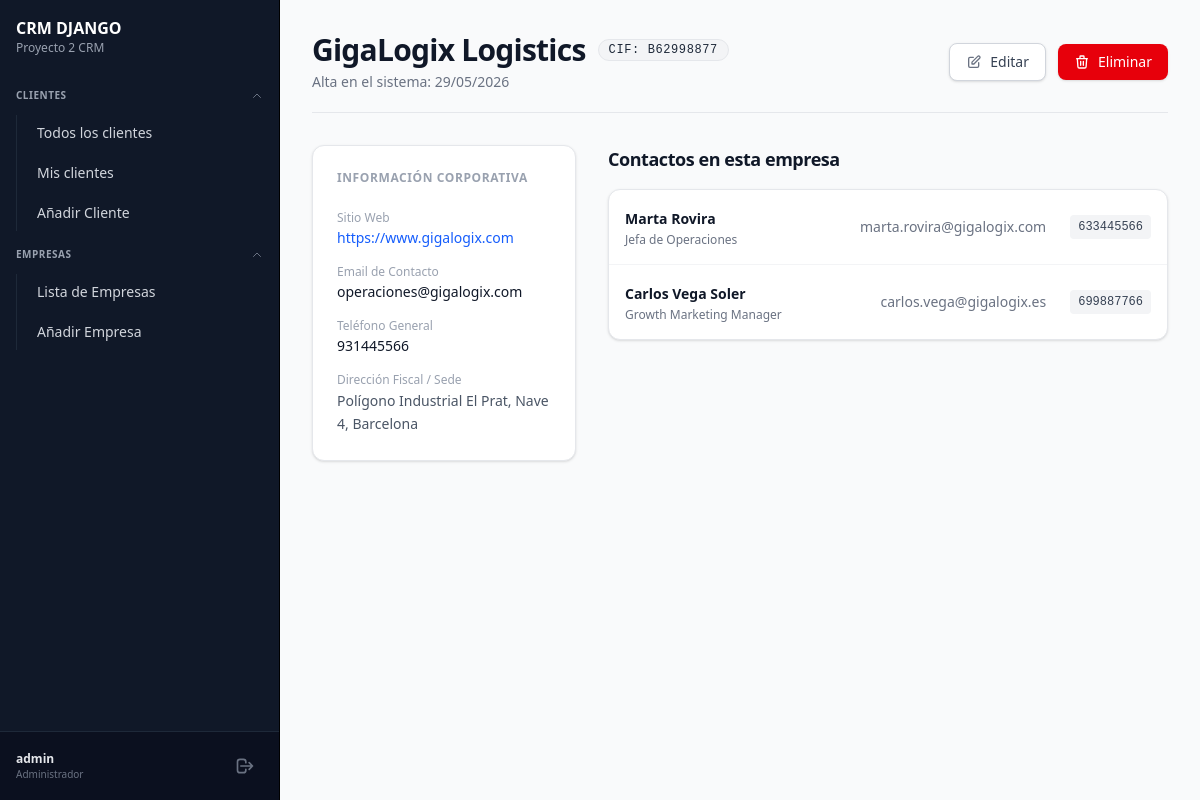
The page /empresas/detalle/3 (signed in) on the database its author committed.
### crm/models/company_model.py (models this page shows, shortened)
class Company(models.Model):
    name = models.CharField(max_length=100, verbose_name='Nombre de la Empresa')
    email = models.EmailField(verbose_name='Email')
    phone = models.CharField(max_length=20, verbose_name='Teléfono')
    address = models.CharField(max_length=200, verbose_name='Dirección')
    website = models.URLField(verbose_name='Sitio Web')
    created_at = models.DateTimeField(auto_now_add=True, verbose_name='Fecha de Creación')
    cif = models.CharField(max_length=20, unique=True, verbose_name='CIF')
    class Meta:
        verbose_name = 'Empresa'
        verbose_name_plural = 'Empresas'

### crm/models/client_model.py (models this page shows, shortened)
class Client(models.Model):
    company = models.ForeignKey('Company', on_delete=models.CASCADE, related_name='clients', verbose_name='Empresa')
    commercial = models.ForeignKey(User, on_delete=models.SET_NULL, null=True, related_name='clients', verbose_name='Comercial')
    first_name = models.CharField(max_length=100, verbose_name='Nombre')
    last_name = models.CharField(max_length=100, verbose_name='Apellido')
    email = models.EmailField(verbose_name='Email')
    phone = models.CharField(max_length=20, verbose_name='Teléfono')
    position = models.CharField(max_length=200, blank=True, verbose_name='Cargo')
    created_at = models.DateTimeField(auto_now_add=True, verbose_name='Fecha de Creación')
    updated_at = models.DateTimeField(auto_now=True, verbose_name='Fecha de Actualización')
    class Meta:
        verbose_name = 'Cliente'
        verbose_name_plural = 'Clientes'

### crm/views/company_views.py (the view)
# urls.py: path('empresas/detalle/<pk>', CompanyDetailView.as_view(), name='detalle-empresa'),
@method_decorator(login_required, name='dispatch')
class CompanyDetailView(DetailView):
    model = Company
    template_name = 'companies/company_detail.html'
    context_object_name = 'company'

### crm_django/templates/companies/company_detail.html (shortened to what this page needs)
{% extends "general/layout.html" %}
{% block page_content %}
<div class="max-w-6xl mx-auto space-y-8">
    <div class="flex flex-col md:flex-row md:items-center md:justify-between border-b border-gray-200 pb-5 gap-4">
        <div>
            <div class="flex items-center gap-3">
                <h1 class="text-3xl font-bold text-gray-900 tracking-tight">
                    {{ company.name }}
                </h1>
                <span class="inline-flex items-center px-2.5 py-0.5 rounded-full text-xs font-medium bg-gray-100 text-gray-800 border border-gray-200 uppercase tracking-wider font-mono">
                    CIF: {{ company.cif }}
                </span>
            </div>
            <p class="text-sm text-gray-500 mt-1">Alta en el sistema: {{ company.created_at|date:"d/m/Y" }}</p>
        </div>
        <div class="flex items-center gap-3">
            <a href="{% url "editar-empresa" company.pk %}" class="inline-flex items-center justify-center px-4 py-2 text-sm font-medium text-gray-700 bg-white border border-gray-300 rounded-lg hover:bg-gray-50 transition-colors shadow-sm gap-2">
                Editar
            </a>
            <a href="{% url "eliminar-empresa" company.pk %}" class="inline-flex items-center justify-center px-4 py-2 text-sm font-medium text-white bg-red-600 rounded-lg hover:bg-red-700 transition-colors shadow-sm gap-2">
                Eliminar
            </a>
        </div>
    </div>
    <div class="grid grid-cols-1 lg:grid-cols-3 gap-8">
        <div class="lg:col-span-1 bg-white border border-gray-200 rounded-xl shadow-sm p-6 space-y-6 h-fit">
            <h3 class="text-xs font-semibold text-gray-400 uppercase tracking-wider">Información Corporativa</h3>
            <div class="space-y-4">
                <div>
                    <label class="block text-xs font-medium text-gray-400">Sitio Web</label>
                    <a href="{{ company.website }}" target="_blank" class="text-sm font-medium text-blue-600 hover:text-blue-700 hover:underline block mt-0.5 break-all">
                        {{ company.website }}
                    </a>
                </div>
                <div>
                    <label class="block text-xs font-medium text-gray-400">Email de Contacto</label>
                    <span class="text-sm font-medium text-gray-900 block mt-0.5 break-all">{{ company.email }}</span>
                </div>
                <div>
                    <label class="block text-xs font-medium text-gray-400">Teléfono General</label>
                    <span class="text-sm font-medium text-gray-900 block mt-0.5">{{ company.phone }}</span>
                </div>
                <div>
                    <label class="block text-xs font-medium text-gray-400">Dirección Fiscal / Sede</label>
                    <span class="text-sm font-medium text-gray-600 block mt-0.5 leading-relaxed">{{ company.address }}</span>
                </div>
            </div>
        </div>
        <div class="lg:col-span-2 space-y-4">
            <h3 class="text-lg font-bold text-gray-900 tracking-tight mb-4">Contactos en esta empresa</h3>
            {% if company.clients.all %}
                <div class="bg-white border border-gray-200 rounded-xl shadow-sm overflow-hidden">
                    <ul class="divide-y divide-gray-100">
                        {% for client in company.clients.all %}
                            <li class="p-4 hover:bg-gray-50 transition-colors">
                                <div class="flex items-center justify-between gap-4">
                                    <div>
                                        <a href="{% url 'detalle-cliente' client.pk %}" class="text-sm font-bold text-gray-900 hover:text-blue-600 transition-colors">
                                            {{ client.first_name }} {{ client.last_name }}
                                        </a>
                                        <p class="text-xs text-gray-500 mt-0.5">{{ client.position|default:"Sin cargo definido" }}</p>
                                    </div>
                                    <div class="flex items-center gap-6 text-sm text-gray-500">
                                        <span class="hidden sm:inline">{{ client.email }}</span>
                                        <span class="font-mono text-xs bg-gray-100 px-2 py-1 rounded text-gray-700">{{ client.phone|default:"—" }}</span>
                                    </div>
                                </div>
                            </li>
                        {% endfor %}
                    </ul>
                </div>
            {% endif %}
        </div>
    </div>
</div>
{% endblock %}

### crm_django/templates/_includes/_sidebar.html (shortened to what this page needs)
<aside class="w-[280px] h-screen bg-gray-900 border-r border-outline-variant flex flex-col flex-shrink-0">
    <div>
        <h1 class="text-white pl-4 pt-4 font-bold"><a href="{% url 'home' %}">CRM DJANGO</a></h1>
        <p class="text-gray-400 pl-4 text-xs">Proyecto 2 CRM</p>
    </div>
    <nav class="mt-6 space-y-2">
        <details class="group px-4" open>
            <summary class="flex items-center justify-between text-[10px] font-semibold text-gray-400 uppercase
            tracking-wider cursor-pointer list-none py-2 hover:text-white transition-colors">
                <span>Clientes</span>
                <svg class="w-3 h-3 text-gray-500 group-open:rotate-180 transition-transform" fill="none" stroke="currentColor" viewBox="0 0 24 24" xmlns="http://www.w3.org/2000/svg">
                    <path stroke-linecap="round" stroke-linejoin="round" stroke-width="2" d="M19 9l-7 7-7-7"></path>
                </svg>
            </summary>
            <ul class="text-white flex flex-col gap-1 mt-1 pl-2 border-l border-gray-800">
                <li>
                    <a class="block w-full py-2 px-3 rounded-md hover:bg-white/10 transition-colors text-sm text-gray-300 hover:text-white" href="{% url 'clientes' %}">
                        Todos los clientes
                    </a>
                </li>
                <li>
                    <a class="block w-full py-2 px-3 rounded-md hover:bg-white/10 transition-colors text-sm text-gray-300 hover:text-white font-medium" href="{% url 'clientes' %}?scope=mine">
                        Mis clientes
                    </a>
                </li>
                <li>
                    <a class="block w-full py-2 px-3 rounded-md hover:bg-white/10 transition-colors text-sm text-gray-300 hover:text-white" href="{% url 'crear-cliente' %}">
                        Añadir Cliente
                    </a>
                </li>
            </ul>
        </details>
        <details class="group px-4" open>
            <summary class="flex items-center justify-between text-[10px] font-semibold text-gray-400 uppercase
                tracking-wider cursor-pointer list-none py-2 hover:text-white transition-colors">
                <span>Empresas</span>
                <svg class="w-3 h-3 text-gray-500 group-open:rotate-180 transition-transform" fill="none" stroke="currentColor" viewBox="0 0 24 24" xmlns="http://www.w3.org/2000/svg">
                    <path stroke-linecap="round" stroke-linejoin="round" stroke-width="2" d="M19 9l-7 7-7-7"></path>
                </svg>
            </summary>
            <ul class="text-white flex flex-col gap-1 mt-1 pl-2 border-l border-gray-800">
                <li>
                    <a class="block w-full py-2 px-3 rounded-md hover:bg-white/10 transition-colors text-sm text-gray-300 hover:text-white" href="{% url "empresas" %}">
                        Lista de Empresas
                    </a>
                </li>
                <li>
                    <a class="block w-full py-2 px-3 rounded-md hover:bg-white/10 transition-colors text-sm text-gray-300 hover:text-white" href="{% url "crear-empresa" %}">
                        Añadir Empresa
                    </a>
                </li>
            </ul>
        </details>
    </nav>
    <div class="mt-auto border-t border-gray-800 p-4 bg-gray-950/40">
        <div class="flex items-center justify-between">
            <div class="flex flex-col min-w-0">
                <span class="text-xs font-semibold text-gray-200 truncate">{{ user.username }}</span>
                <span class="text-[10px] text-gray-500 truncate">
                    {% if user.is_staff %}Administrador{% else %}Comercial{% endif %}
                </span>
            </div>
            <form method="POST" action="{% url 'logout' %}">
                <button type="submit" class="p-2 text-gray-500 hover:text-red-400 rounded-md hover:bg-white/5 transition-colors cursor-pointer group" title="Cerrar Sesión">
                    <svg class="w-5 h-5" fill="none" stroke="currentColor" viewBox="0 0 24 24" xmlns="http://www.w3.org/2000/svg">
                        <path stroke-linecap="round" stroke-linejoin="round" stroke-width="2" d="M17 16l4-4m0 0l-4-4m4 4H7m6 4v1a3 3 0 01-3 3H6a3 3 0 01-3-3V7a3 3 0 013-3h4a3 3 0 013 3v1"></path>
                    </svg>
                </button>
            </form>
        </div>
    </div>
</aside>

### rows shown on the page
Company: name "GigaLogix Logistics", cif "B62998877", created_at "29/05/2026", website "https://www.gigalogix.com", email "operaciones@gigalogix.com", phone "931445566", address "Polígono Industrial El Prat, Nave 4, Barcelona"
Client: first_name "Marta", last_name "Rovira", position "Jefa de Operaciones", email "marta.rovira@gigalogix.com", phone "633445566"
Client: first_name "Carlos", last_name "Vega Soler", position "Growth Marketing Manager", email "carlos.vega@gigalogix.es", phone "699887766"

### other values the page prints
{{ user.username }} "admin"
